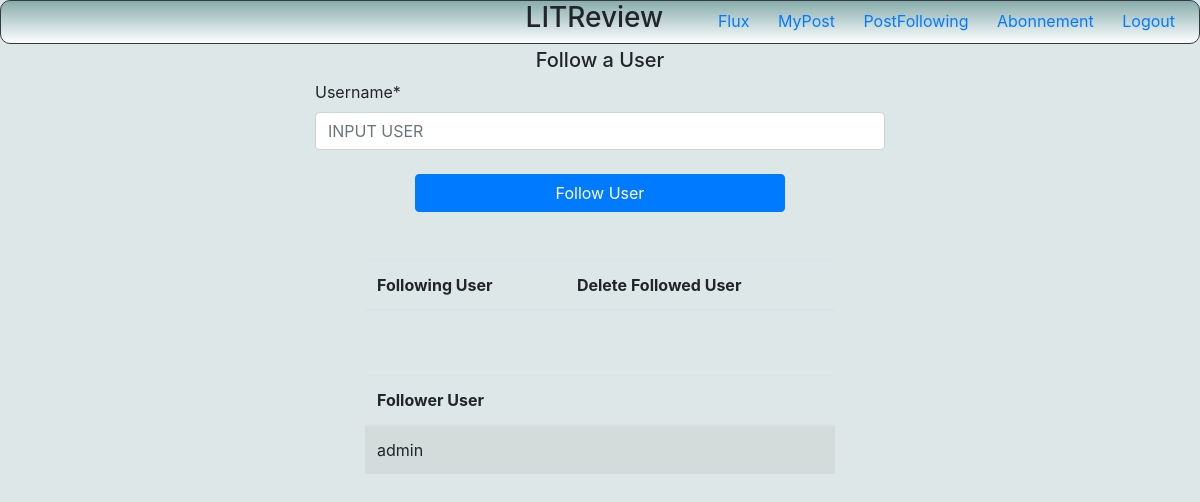
Page /abonnements/ (signed in) on the earlier database version.
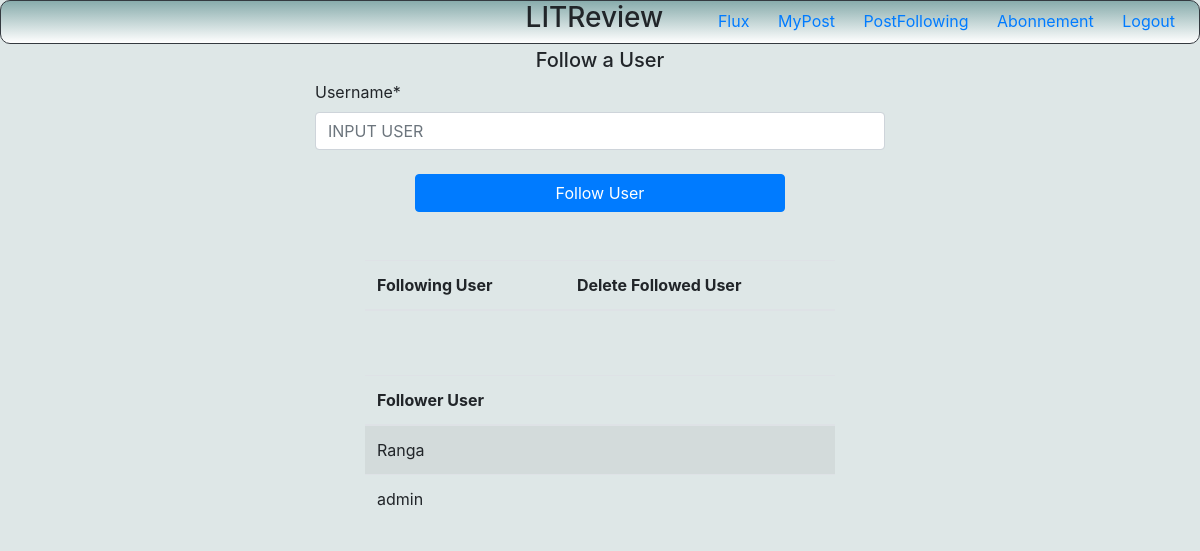
Same page on the later database version.
### litBlog/models.py (models this page shows)
class UserFollows(models.Model):
    user = models.ForeignKey(
        to=User, on_delete=models.CASCADE, related_name="following"
    )
    followed_user = models.ForeignKey(
        to=User, on_delete=models.CASCADE, related_name="followed_by"
    )
    class Meta:
        unique_together = (
            "user",
            "followed_user",
        )

### litLogin/models.py (models this page shows)
class User(AbstractUser):
    pass

### litBlog/views.py (the view, shortened to what this page needs)
# urls.py: path('abonnements/', views.follow, name='abonnements'),
@login_required(login_url="login_blog")
def follow(request):
    try:
        users = User.objects.all()
    except User.DoesNotExist:
        raise Http404("User does not exist")
    form = FollowForm()
    try:
        users_following = UserFollows.objects.filter(user=request.user)
        users_follower = UserFollows.objects.filter(followed_user=request.user)
    except UserFollows.DoesNotExist:
        raise Http404("UserFollows does not exist")
    context = {
        "form": form,
        "users_following": users_following,
        "users_follower": users_follower,
    }
    return render(request, "abonnements.html", context)

### litBlog/form.py
class FollowForm(forms.Form):
    username = forms.CharField(
        max_length=200, widget=forms.TextInput(attrs={"placeholder": "INPUT USER "})
    )

### litBlog/templates/abonnements.html (shortened to what this page needs)
{% extends "base_blog.html" %}
{% load crispy_forms_tags %}
{% block content %}
<H5 class="text-center mt-3">Follow a User</H5>
<div class="row d-flex justify-content-center">
    <div class="col-md-6">
        <form method="POST" >
            {{form|crispy}}
            <div class="row d-flex justify-content-center">
                <div class="col-md-8 mt-2">
                    <input class="btn btn-primary btn-md btn-block  " type="submit" value="Follow User"/>
                </div>
            </div>
        </form>
    </div>
</div>
<div class="row d-flex justify-content-center mt-5" >
    <div class="col-md-5">
        <table class="table table-striped">
            <thead >
                <tr>
                    <th scope="col">Following User</th>
                    <th scope="col">Delete Followed User</th>
                </tr>
        </table>
    </div>
</div>
<div class="row d-flex justify-content-center mt-5" >
    <div class="col-md-5">
        <table class="table table-striped">
            <thead >
                <tr>
                    <th scope="col">Follower User</th>
                </tr>
            <tbody>
                {% for user_follow in users_follower %}
                <tr>
                    <td>{{user_follow.user}}</td>
                </tr>
                {% endfor %}
            </tbody>
        </table>
    </div>
</div>
{% endblock %}

Differences in the rows shown:
added UserFollows: user "Ranga"
